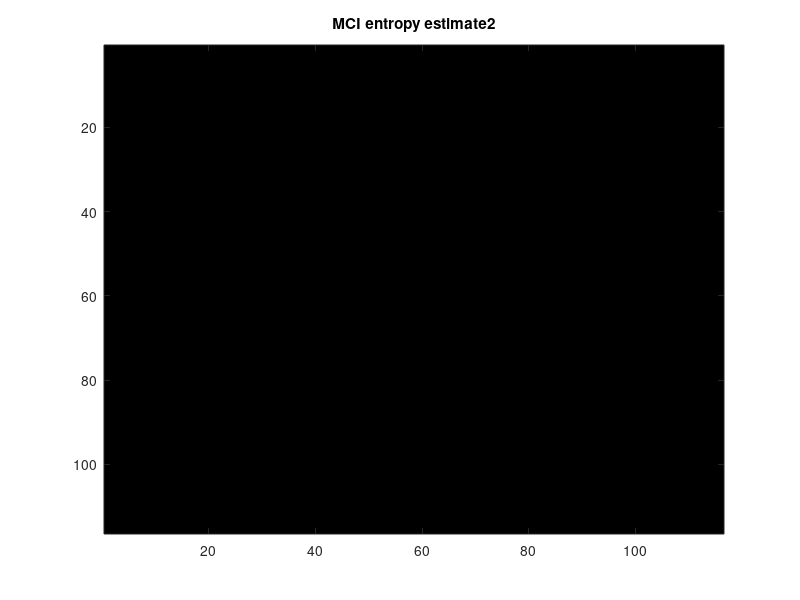
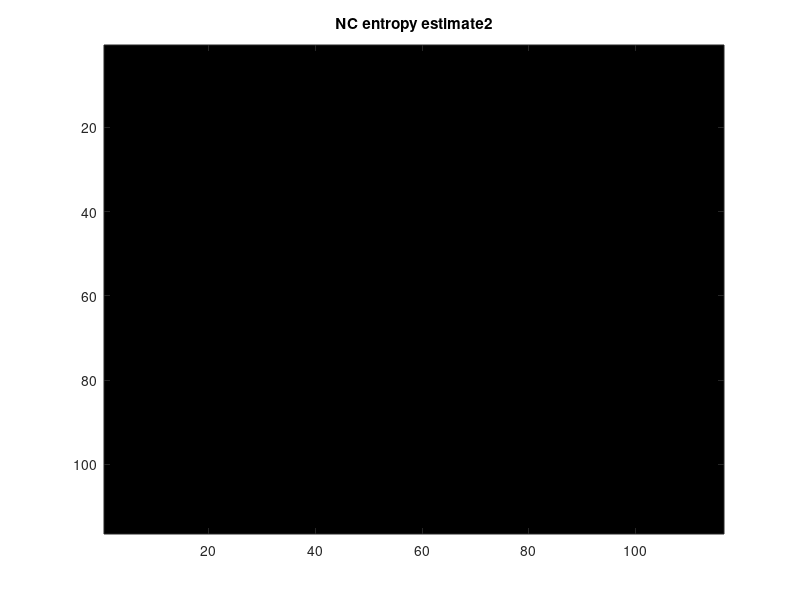

These charts were generated, in order, by the following MATLAB code:
clear all;
close all;
clc;

%% set up folder for .mat files containing variables of interest 
myFolder_MCI = ('E:\Study\Entropy\EntropyHub\ROI_data\MCI\');
filePattern_MCI = fullfile(myFolder_MCI, 'MCI_*.mat');
myFolder_NC = ('E:\Study\Entropy\EntropyHub\ROI_data\NC\');
filePattern_NC = fullfile(myFolder_NC, 'NC_*.mat');
fileList_MCI = dir(filePattern_MCI);
fileList_NC = dir(filePattern_NC);
number_MCI = length(fileList_MCI);
number_NC = length(fileList_NC);

%%   MCI
sum=zeros(116,116);
for i = 1:number_MCI
    load(['E:\Study\Entropy\EntropyHub\ROI_data\MCI\MCI_' num2str(i) '.mat']) ;
    [NRowX,NColX]=size(ROISignals);
%     entropy=zeros(NColX,NColX);
    for j=1:NColX
        sig1 = ROISignals(:,j);
        for k=1:NColX
            sig2 = ROISignals(:,k);
            s1 = (sig1-mean(sig1))/std(sig1,1);
            s2 = (sig2-mean(sig2))/std(sig2,1);
%             sig = [sig1,sig2]';
            En = entropy2(s1',s2');%交叉条件熵
%             entropy(i,j)=XCond(1,1);
            S(j,k)=En(1,1);
        end
    end
    sum=sum+S;
end 

Xentropy_MCI=sum/number_MCI;

figure(1);
imagesc(Xentropy_MCI)
colormap('jet');
title('MCI entropy estimate2');
clear i j k S sig sum

%%   NC
sum=zeros(116,116);
for i = 1:number_NC
    load(['E:\Study\Entropy\EntropyHub\ROI_data\NC\NC_' num2str(i) '.mat']) ;
    [NRowX,NColX]=size(ROISignals);
%     entropy=zeros(NColX,NColX);
    for j=1:NColX
        sig1 = ROISignals(:,j);
        for k=1:NColX
            sig2 = ROISignals(:,k);
            s1 = (sig1-mean(sig1))/std(sig1,1);
            s2 = (sig2-mean(sig2))/std(sig2,1);
%             sig = [sig1,sig2]';
            En =  entropy2(s1',s2');%交叉条件熵
%             entropy(i,j)=XCond(1,1);
            S(j,k)=En(1,1);
        end
    end
    sum=sum+S;
end 

Xentropy_NC=sum/number_NC;
figure(2);
imagesc(Xentropy_NC)
colormap('jet');
title('NC entropy estimate2');
clear i j k S sig sum